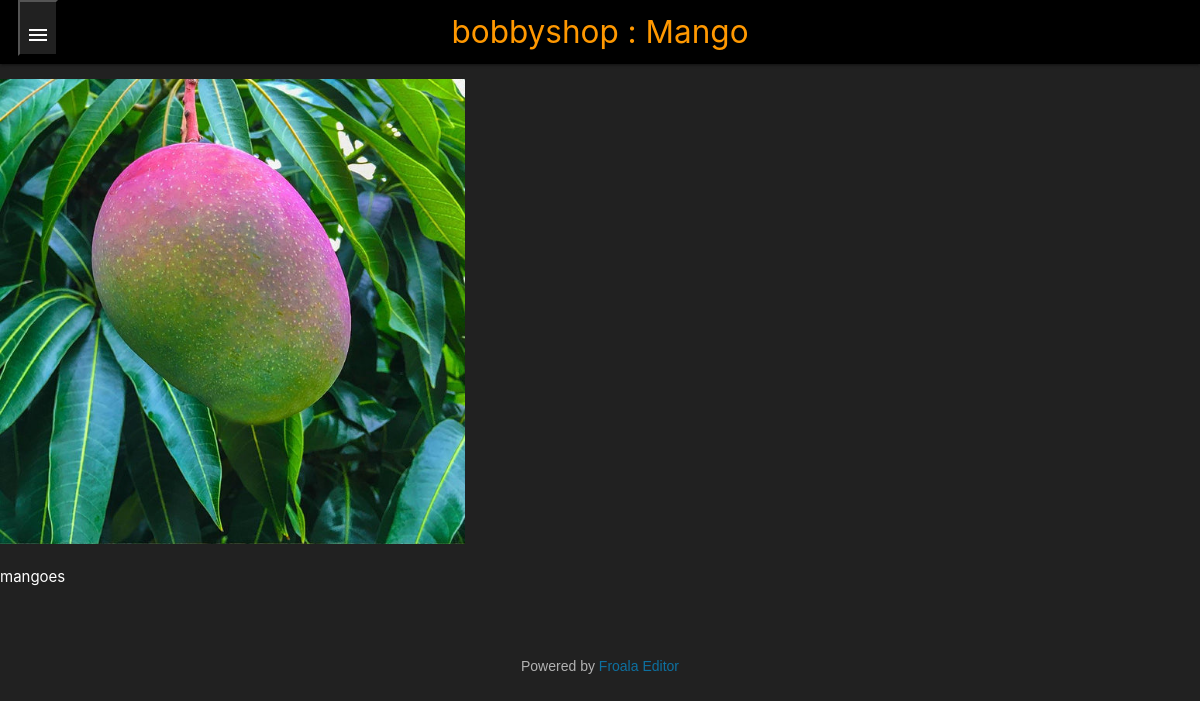
The page /listing/7 on the database as committed earlier.
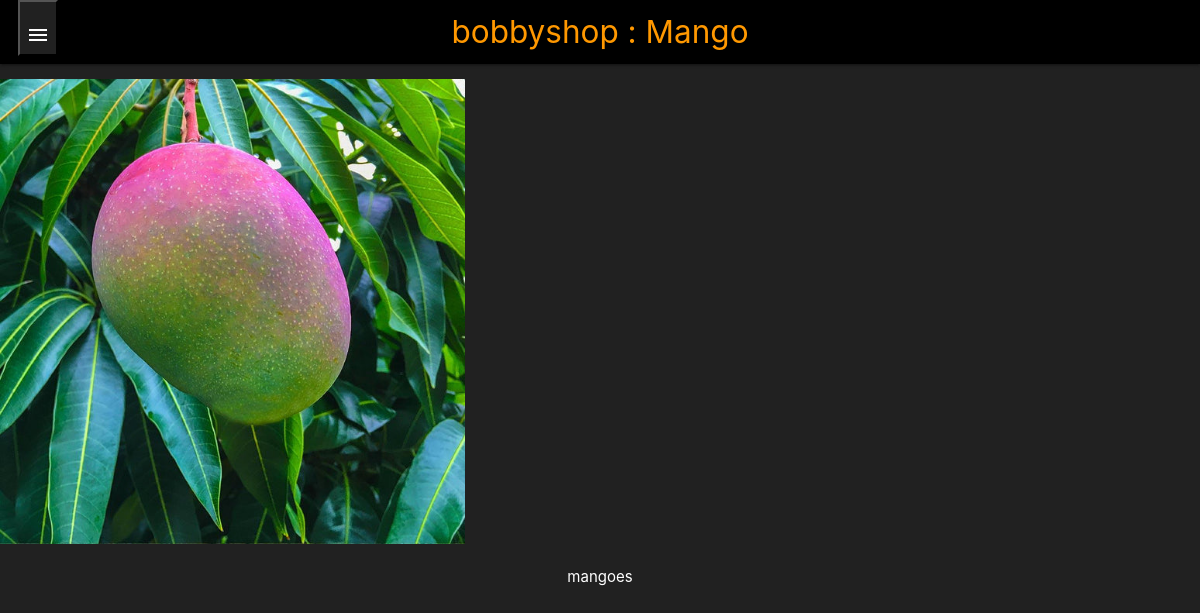
The same page on the database as committed later.
### App/models/listing.py (models this page shows, shortened)
class Listing(db.Model):
    id = db.Column(db.Integer, primary_key=True)
    farmerID = db.Column(db.Integer, db.ForeignKey("user.id"), nullable=False)
    name = db.Column(db.String(20), nullable=False)
    html = db.Column(db.Text(), nullable=True)
    def toDict(self):
        return {
            'id': self.id,
            'farmerID': self.farmerID,
            'name': self.name,
            'html': self.html
        }

### App/views/listing.py (the view)
@listing_views.route("/listing/<id>", methods=["GET", "DELETE"])
def get_listing(id):
    if (request.method == "DELETE"):
        deleteListing(id=id)
        return redirect("/profile")
    listing = getListingByID(id)
    farmer = get_user_by_ID(listing['farmerID'])
    if (not listing):
        flash("No Such Listing.", "error")
        return redirect("/")
    return render_template("listing.html", listing=listing, farmer=farmer)

### App/controllers/listing.py (called while the page is built)
def getListingByID(id):
    listing = Listing.query.get(id)
    if (not listing): return None
    return listing.toDict()

### App/controllers/user.py (called while the page is built)
def get_user_by_ID(id):
    return User.query.get(id).toDict()

### App/models/user.py (called while the page is built)
    def toDict(self):
        return{
            'id': self.id,
            'username': self.username,
            'shopName': self.shopName,
            'profilePic': self.profilePic,
            'contact': self.contact,
            'location': self.location
        }

### App/templates/listing.html (shortened to what this page needs)
{% extends "layout.html" %}
{% block page %}{{farmer.shopName}} : {{listing.name}}{% endblock %}
{% block content %}
<link href="https://cdn.jsdelivr.net/npm/froala-editor@latest/css/froala_editor.pkgd.min.css" rel="stylesheet"
    type="text/css" />
<div class="editor">{{listing['html']|safe}}</div>
{% endblock %}

Rows that differ between the two databases and show on the page:
changed Listing "Mango": html "mangoes Powered by Froala Editor" → "mangoes"
